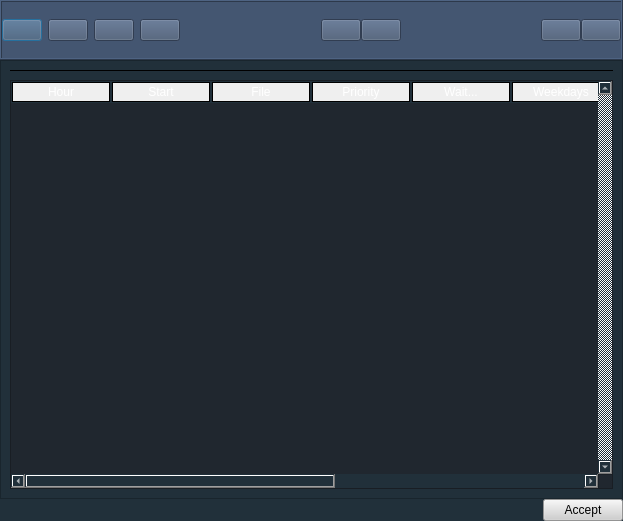
<?xml version="1.0" encoding="UTF-8"?>
<ui version="4.0">
 <class>FrmEventosEdit</class>
 <widget class="QDialog" name="FrmEventosEdit">
  <property name="geometry">
   <rect>
    <x>0</x>
    <y>0</y>
    <width>623</width>
    <height>521</height>
   </rect>
  </property>
  <property name="windowTitle">
   <string>Events</string>
  </property>
  <property name="windowIcon">
   <iconset resource="radioit.qrc">
    <normaloff>:/general/iconos/menu/relog.png</normaloff>:/general/iconos/menu/relog.png</iconset>
  </property>
  <property name="styleSheet">
   <string notr="true">background-color: rgb(33, 48, 58);
color: rgb(255, 255, 255);</string>
  </property>
  <property name="modal">
   <bool>false</bool>
  </property>
  <layout class="QVBoxLayout" name="verticalLayout_2">
   <property name="spacing">
    <number>0</number>
   </property>
   <property name="leftMargin">
    <number>0</number>
   </property>
   <property name="topMargin">
    <number>0</number>
   </property>
   <property name="rightMargin">
    <number>0</number>
   </property>
   <property name="bottomMargin">
    <number>0</number>
   </property>
   <item>
    <widget class="QFrame" name="frame_2">
     <property name="sizePolicy">
      <sizepolicy hsizetype="Preferred" vsizetype="Minimum">
       <horstretch>0</horstretch>
       <verstretch>0</verstretch>
      </sizepolicy>
     </property>
     <property name="minimumSize">
      <size>
       <width>0</width>
       <height>60</height>
      </size>
     </property>
     <property name="toolTip">
      <string/>
     </property>
     <property name="styleSheet">
      <string notr="true">background-color: rgb(68, 86, 113);</string>
     </property>
     <property name="frameShape">
      <enum>QFrame::Box</enum>
     </property>
     <property name="frameShadow">
      <enum>QFrame::Raised</enum>
     </property>
     <layout class="QHBoxLayout" name="horizontalLayout_5">
      <property name="spacing">
       <number>0</number>
      </property>
      <property name="leftMargin">
       <number>0</number>
      </property>
      <property name="topMargin">
       <number>0</number>
      </property>
      <property name="rightMargin">
       <number>0</number>
      </property>
      <property name="bottomMargin">
       <number>0</number>
      </property>
      <item>
       <layout class="QHBoxLayout" name="horizontalLayout">
        <property name="spacing">
         <number>6</number>
        </property>
        <item>
         <widget class="QPushButton" name="BtnAddEvento">
          <property name="cursor">
           <cursorShape>PointingHandCursor</cursorShape>
          </property>
          <property name="toolTip">
           <string>&lt;!DOCTYPE HTML PUBLIC &quot;-//W3C//DTD HTML 4.0//EN&quot; &quot;http://www.w3.org/TR/REC-html40/strict.dtd&quot;&gt;
&lt;html&gt;&lt;head&gt;&lt;meta name=&quot;qrichtext&quot; content=&quot;1&quot; /&gt;&lt;style type=&quot;text/css&quot;&gt;
p, li { white-space: pre-wrap; }
&lt;/style&gt;&lt;/head&gt;&lt;body style=&quot; font-family:'MS Shell Dlg 2'; font-size:8.25pt; font-weight:400; font-style:normal;&quot;&gt;
&lt;p style=&quot; margin-top:0px; margin-bottom:0px; margin-left:0px; margin-right:0px; -qt-block-indent:0; text-indent:0px;&quot;&gt;&lt;span style=&quot; font-size:8pt; color:#0055ff;&quot;&gt;Añadir evento&lt;/span&gt;&lt;/p&gt;&lt;/body&gt;&lt;/html&gt;</string>
          </property>
          <property name="styleSheet">
           <string notr="true">QPushButton {
background-color: qlineargradient(x1: 0, y1: 0, x2: 0, y2: 1,
                                       stop: 0 #f6f7fa, stop: 1 #dadbde);

	color: rgb(0, 0, 0);
	


    
 }

 

QPushButton:hover {
     background-color: qlineargradient(x1: 0, y1: 0, x2: 0, y2: 1,
                                       stop: 0 #f5b14e, stop: 1 #fff9ef);
 }
</string>
          </property>
          <property name="icon">
           <iconset resource="radioit.qrc">
            <normaloff>:/Eventos/iconos/eventos/Add.png</normaloff>:/Eventos/iconos/eventos/Add.png</iconset>
          </property>
          <property name="iconSize">
           <size>
            <width>30</width>
            <height>30</height>
           </size>
          </property>
         </widget>
        </item>
        <item>
         <widget class="QPushButton" name="BtnEditEvento">
          <property name="cursor">
           <cursorShape>PointingHandCursor</cursorShape>
          </property>
          <property name="toolTip">
           <string>&lt;!DOCTYPE HTML PUBLIC &quot;-//W3C//DTD HTML 4.0//EN&quot; &quot;http://www.w3.org/TR/REC-html40/strict.dtd&quot;&gt;
&lt;html&gt;&lt;head&gt;&lt;meta name=&quot;qrichtext&quot; content=&quot;1&quot; /&gt;&lt;style type=&quot;text/css&quot;&gt;
p, li { white-space: pre-wrap; }
&lt;/style&gt;&lt;/head&gt;&lt;body style=&quot; font-family:'MS Shell Dlg 2'; font-size:8.25pt; font-weight:400; font-style:normal;&quot;&gt;
&lt;p style=&quot; margin-top:0px; margin-bottom:0px; margin-left:0px; margin-right:0px; -qt-block-indent:0; text-indent:0px;&quot;&gt;&lt;span style=&quot; font-size:8pt; color:#0055ff;&quot;&gt;Modificar&lt;/span&gt;&lt;/p&gt;&lt;/body&gt;&lt;/html&gt;</string>
          </property>
          <property name="styleSheet">
           <string notr="true">QPushButton {
background-color: qlineargradient(x1: 0, y1: 0, x2: 0, y2: 1,
                                       stop: 0 #f6f7fa, stop: 1 #dadbde);

    
 }

 

QPushButton:hover {
     background-color: qlineargradient(x1: 0, y1: 0, x2: 0, y2: 1,
                                       stop: 0 #f5b14e, stop: 1 #fff9ef);
 }
</string>
          </property>
          <property name="icon">
           <iconset resource="radioit.qrc">
            <normaloff>:/Eventos/iconos/eventos/edit.png</normaloff>:/Eventos/iconos/eventos/edit.png</iconset>
          </property>
          <property name="iconSize">
           <size>
            <width>30</width>
            <height>30</height>
           </size>
          </property>
         </widget>
        </item>
        <item>
         <widget class="QPushButton" name="BtnDelEvento">
          <property name="cursor">
           <cursorShape>PointingHandCursor</cursorShape>
          </property>
          <property name="toolTip">
           <string>&lt;!DOCTYPE HTML PUBLIC &quot;-//W3C//DTD HTML 4.0//EN&quot; &quot;http://www.w3.org/TR/REC-html40/strict.dtd&quot;&gt;
&lt;html&gt;&lt;head&gt;&lt;meta name=&quot;qrichtext&quot; content=&quot;1&quot; /&gt;&lt;style type=&quot;text/css&quot;&gt;
p, li { white-space: pre-wrap; }
&lt;/style&gt;&lt;/head&gt;&lt;body style=&quot; font-family:'MS Shell Dlg 2'; font-size:8.25pt; font-weight:400; font-style:normal;&quot;&gt;
&lt;p style=&quot; margin-top:0px; margin-bottom:0px; margin-left:0px; margin-right:0px; -qt-block-indent:0; text-indent:0px;&quot;&gt;&lt;span style=&quot; font-size:8pt; color:#0055ff;&quot;&gt;Eliminar&lt;/span&gt;&lt;/p&gt;&lt;/body&gt;&lt;/html&gt;</string>
          </property>
          <property name="styleSheet">
           <string notr="true">QPushButton {
background-color: qlineargradient(x1: 0, y1: 0, x2: 0, y2: 1,
                                       stop: 0 #f6f7fa, stop: 1 #dadbde);

    
 }

 

QPushButton:hover {
     background-color: qlineargradient(x1: 0, y1: 0, x2: 0, y2: 1,
                                       stop: 0 #f5b14e, stop: 1 #fff9ef);
 }
</string>
          </property>
          <property name="icon">
           <iconset resource="radioit.qrc">
            <normaloff>:/Eventos/iconos/eventos/delete.png</normaloff>:/Eventos/iconos/eventos/delete.png</iconset>
          </property>
          <property name="iconSize">
           <size>
            <width>30</width>
            <height>30</height>
           </size>
          </property>
         </widget>
        </item>
        <item>
         <widget class="QPushButton" name="BtnDelExp">
          <property name="cursor">
           <cursorShape>PointingHandCursor</cursorShape>
          </property>
          <property name="toolTip">
           <string>&lt;!DOCTYPE HTML PUBLIC &quot;-//W3C//DTD HTML 4.0//EN&quot; &quot;http://www.w3.org/TR/REC-html40/strict.dtd&quot;&gt;
&lt;html&gt;&lt;head&gt;&lt;meta name=&quot;qrichtext&quot; content=&quot;1&quot; /&gt;&lt;style type=&quot;text/css&quot;&gt;
p, li { white-space: pre-wrap; }
&lt;/style&gt;&lt;/head&gt;&lt;body style=&quot; font-family:'MS Shell Dlg 2'; font-size:8.25pt; font-weight:400; font-style:normal;&quot;&gt;
&lt;p style=&quot; margin-top:0px; margin-bottom:0px; margin-left:0px; margin-right:0px; -qt-block-indent:0; text-indent:0px;&quot;&gt;&lt;span style=&quot; font-size:8pt; color:#0055ff;&quot;&gt;Eliminar expirados&lt;/span&gt;&lt;/p&gt;&lt;/body&gt;&lt;/html&gt;</string>
          </property>
          <property name="styleSheet">
           <string notr="true">QPushButton {
background-color: qlineargradient(x1: 0, y1: 0, x2: 0, y2: 1,
                                       stop: 0 #f6f7fa, stop: 1 #dadbde);

    
 }

 

QPushButton:hover {
     background-color: qlineargradient(x1: 0, y1: 0, x2: 0, y2: 1,
                                       stop: 0 #f5b14e, stop: 1 #fff9ef);
 }
</string>
          </property>
          <property name="icon">
           <iconset resource="radioit.qrc">
            <normaloff>:/Eventos/iconos/eventos/expirados.png</normaloff>:/Eventos/iconos/eventos/expirados.png</iconset>
          </property>
          <property name="iconSize">
           <size>
            <width>30</width>
            <height>30</height>
           </size>
          </property>
         </widget>
        </item>
       </layout>
      </item>
      <item>
       <layout class="QHBoxLayout" name="horizontalLayout_3">
        <item>
         <spacer name="horizontalSpacer">
          <property name="orientation">
           <enum>Qt::Horizontal</enum>
          </property>
          <property name="sizeHint" stdset="0">
           <size>
            <width>40</width>
            <height>20</height>
           </size>
          </property>
         </spacer>
        </item>
        <item>
         <widget class="QPushButton" name="pushButton_10">
          <property name="cursor">
           <cursorShape>PointingHandCursor</cursorShape>
          </property>
          <property name="toolTip">
           <string>&lt;!DOCTYPE HTML PUBLIC &quot;-//W3C//DTD HTML 4.0//EN&quot; &quot;http://www.w3.org/TR/REC-html40/strict.dtd&quot;&gt;
&lt;html&gt;&lt;head&gt;&lt;meta name=&quot;qrichtext&quot; content=&quot;1&quot; /&gt;&lt;style type=&quot;text/css&quot;&gt;
p, li { white-space: pre-wrap; }
&lt;/style&gt;&lt;/head&gt;&lt;body style=&quot; font-family:'MS Shell Dlg 2'; font-size:8.25pt; font-weight:400; font-style:normal;&quot;&gt;
&lt;p style=&quot; margin-top:0px; margin-bottom:0px; margin-left:0px; margin-right:0px; -qt-block-indent:0; text-indent:0px;&quot;&gt;&lt;span style=&quot; font-size:8pt; color:#0055ff;&quot;&gt;Importar&lt;/span&gt;&lt;/p&gt;&lt;/body&gt;&lt;/html&gt;</string>
          </property>
          <property name="styleSheet">
           <string notr="true">QPushButton {
background-color: qlineargradient(x1: 0, y1: 0, x2: 0, y2: 1,
                                       stop: 0 #f6f7fa, stop: 1 #dadbde);

    
 }

 

QPushButton:hover {
     background-color: qlineargradient(x1: 0, y1: 0, x2: 0, y2: 1,
                                       stop: 0 #f5b14e, stop: 1 #fff9ef);
 }
</string>
          </property>
          <property name="icon">
           <iconset resource="radioit.qrc">
            <normaloff>:/Eventos/iconos/eventos/import.png</normaloff>:/Eventos/iconos/eventos/import.png</iconset>
          </property>
          <property name="iconSize">
           <size>
            <width>30</width>
            <height>30</height>
           </size>
          </property>
         </widget>
        </item>
        <item>
         <widget class="QPushButton" name="pushButton_14">
          <property name="cursor">
           <cursorShape>PointingHandCursor</cursorShape>
          </property>
          <property name="toolTip">
           <string>&lt;!DOCTYPE HTML PUBLIC &quot;-//W3C//DTD HTML 4.0//EN&quot; &quot;http://www.w3.org/TR/REC-html40/strict.dtd&quot;&gt;
&lt;html&gt;&lt;head&gt;&lt;meta name=&quot;qrichtext&quot; content=&quot;1&quot; /&gt;&lt;style type=&quot;text/css&quot;&gt;
p, li { white-space: pre-wrap; }
&lt;/style&gt;&lt;/head&gt;&lt;body style=&quot; font-family:'MS Shell Dlg 2'; font-size:8.25pt; font-weight:400; font-style:normal;&quot;&gt;
&lt;p style=&quot; margin-top:0px; margin-bottom:0px; margin-left:0px; margin-right:0px; -qt-block-indent:0; text-indent:0px;&quot;&gt;&lt;span style=&quot; font-size:8pt; color:#0055ff;&quot;&gt;Exportar&lt;/span&gt;&lt;/p&gt;&lt;/body&gt;&lt;/html&gt;</string>
          </property>
          <property name="styleSheet">
           <string notr="true">QPushButton {
background-color: qlineargradient(x1: 0, y1: 0, x2: 0, y2: 1,
                                       stop: 0 #f6f7fa, stop: 1 #dadbde);

    
 }

 

QPushButton:hover {
     background-color: qlineargradient(x1: 0, y1: 0, x2: 0, y2: 1,
                                       stop: 0 #f5b14e, stop: 1 #fff9ef);
 }
</string>
          </property>
          <property name="icon">
           <iconset resource="radioit.qrc">
            <normaloff>:/Eventos/iconos/eventos/export .png</normaloff>:/Eventos/iconos/eventos/export .png</iconset>
          </property>
          <property name="iconSize">
           <size>
            <width>30</width>
            <height>30</height>
           </size>
          </property>
         </widget>
        </item>
       </layout>
      </item>
      <item>
       <layout class="QHBoxLayout" name="horizontalLayout_4">
        <item>
         <spacer name="horizontalSpacer_3">
          <property name="orientation">
           <enum>Qt::Horizontal</enum>
          </property>
          <property name="sizeHint" stdset="0">
           <size>
            <width>40</width>
            <height>20</height>
           </size>
          </property>
         </spacer>
        </item>
        <item>
         <widget class="QPushButton" name="BtnAddPestana">
          <property name="cursor">
           <cursorShape>PointingHandCursor</cursorShape>
          </property>
          <property name="toolTip">
           <string>&lt;!DOCTYPE HTML PUBLIC &quot;-//W3C//DTD HTML 4.0//EN&quot; &quot;http://www.w3.org/TR/REC-html40/strict.dtd&quot;&gt;
&lt;html&gt;&lt;head&gt;&lt;meta name=&quot;qrichtext&quot; content=&quot;1&quot; /&gt;&lt;style type=&quot;text/css&quot;&gt;
p, li { white-space: pre-wrap; }
&lt;/style&gt;&lt;/head&gt;&lt;body style=&quot; font-family:'MS Shell Dlg 2'; font-size:8.25pt; font-weight:400; font-style:normal;&quot;&gt;
&lt;p style=&quot; margin-top:0px; margin-bottom:0px; margin-left:0px; margin-right:0px; -qt-block-indent:0; text-indent:0px;&quot;&gt;&lt;span style=&quot; font-size:8pt; color:#0055ff;&quot;&gt;Añadir solapa&lt;/span&gt;&lt;/p&gt;&lt;/body&gt;&lt;/html&gt;</string>
          </property>
          <property name="styleSheet">
           <string notr="true">QPushButton {
background-color: qlineargradient(x1: 0, y1: 0, x2: 0, y2: 1,
                                       stop: 0 #f6f7fa, stop: 1 #dadbde);

    
 }

 

QPushButton:hover {
     background-color: qlineargradient(x1: 0, y1: 0, x2: 0, y2: 1,
                                       stop: 0 #f5b14e, stop: 1 #fff9ef);
 }
</string>
          </property>
          <property name="icon">
           <iconset resource="radioit.qrc">
            <normaloff>:/Eventos/iconos/eventos/tabadd.png</normaloff>:/Eventos/iconos/eventos/tabadd.png</iconset>
          </property>
          <property name="iconSize">
           <size>
            <width>30</width>
            <height>30</height>
           </size>
          </property>
         </widget>
        </item>
        <item>
         <widget class="QPushButton" name="BtnDelPestana">
          <property name="cursor">
           <cursorShape>PointingHandCursor</cursorShape>
          </property>
          <property name="toolTip">
           <string>&lt;!DOCTYPE HTML PUBLIC &quot;-//W3C//DTD HTML 4.0//EN&quot; &quot;http://www.w3.org/TR/REC-html40/strict.dtd&quot;&gt;
&lt;html&gt;&lt;head&gt;&lt;meta name=&quot;qrichtext&quot; content=&quot;1&quot; /&gt;&lt;style type=&quot;text/css&quot;&gt;
p, li { white-space: pre-wrap; }
&lt;/style&gt;&lt;/head&gt;&lt;body style=&quot; font-family:'MS Shell Dlg 2'; font-size:8.25pt; font-weight:400; font-style:normal;&quot;&gt;
&lt;p style=&quot; margin-top:0px; margin-bottom:0px; margin-left:0px; margin-right:0px; -qt-block-indent:0; text-indent:0px;&quot;&gt;&lt;span style=&quot; font-size:8pt; color:#0055ff;&quot;&gt;Eliminar solapa&lt;/span&gt;&lt;/p&gt;&lt;/body&gt;&lt;/html&gt;</string>
          </property>
          <property name="styleSheet">
           <string notr="true">QPushButton {
background-color: qlineargradient(x1: 0, y1: 0, x2: 0, y2: 1,
                                       stop: 0 #f6f7fa, stop: 1 #dadbde);

    
 }

 

QPushButton:hover {
     background-color: qlineargradient(x1: 0, y1: 0, x2: 0, y2: 1,
                                       stop: 0 #f5b14e, stop: 1 #fff9ef);
 }
</string>
          </property>
          <property name="icon">
           <iconset resource="radioit.qrc">
            <normaloff>:/Eventos/iconos/eventos/tabdelete.png</normaloff>:/Eventos/iconos/eventos/tabdelete.png</iconset>
          </property>
          <property name="iconSize">
           <size>
            <width>30</width>
            <height>30</height>
           </size>
          </property>
         </widget>
        </item>
       </layout>
      </item>
     </layout>
    </widget>
   </item>
   <item>
    <widget class="QFrame" name="frame">
     <property name="frameShape">
      <enum>QFrame::StyledPanel</enum>
     </property>
     <property name="frameShadow">
      <enum>QFrame::Raised</enum>
     </property>
     <layout class="QVBoxLayout" name="verticalLayout">
      <item>
       <widget class="QTabWidget" name="Pestanas">
        <property name="cursor">
         <cursorShape>PointingHandCursor</cursorShape>
        </property>
        <property name="styleSheet">
         <string notr="true">QTabWidget::pane { /* The tab widget frame */
    border-top: 1px solid rgb(0, 0, 0);
 }

 QTabWidget::tab-bar {
     left: 5px; /* move to the right by 5px */
 }

 /* Style the tab using the tab sub-control. Note that
     it reads QTabBar _not_ QTabWidget */
 QTabBar::tab {
     
     border: 1px solid rgb(0, 0, 0);

    
background-color: qlineargradient(x1: 0, y1: 0, x2: 0, y2: 1,
                                       stop: 0 #5aa3fd, stop: 1 #1f406a);
	color: rgb(255, 255, 255);

     border-bottom-color: #C2C7CB; /* same as the pane color */
     border-top-left-radius: 4px;
     border-top-right-radius: 4px;
     min-width: 12ex;
     padding: 4px;

 }

 QTabBar::tab:selected, QTabBar::tab:hover {
    background-color: qlineargradient(x1: 0, y1: 0, x2: 0, y2: 1,
                                       stop: 0 #f5b14e, stop: 1 #fff9ef);
	color: rgb(0, 0, 0);
 }

 QTabBar::tab:selected {
     border-color: #9B9B9B;
     border-bottom-color: #C2C7CB; /* same as pane color */
 }

 QTabBar::tab:!selected {
     margin-top: 2px; /* make non-selected tabs look smaller */
 }</string>
        </property>
        <property name="currentIndex">
         <number>-1</number>
        </property>
       </widget>
      </item>
      <item>
       <widget class="ListaEventosEdit" name="Lista">
        <property name="sizePolicy">
         <sizepolicy hsizetype="Expanding" vsizetype="Preferred">
          <horstretch>0</horstretch>
          <verstretch>7</verstretch>
         </sizepolicy>
        </property>
        <property name="styleSheet">
         <string notr="true">QTableView {
background-color: rgb(32, 39, 47);

	
	color: rgb(7, 250, 242);
	
	gridline-color: rgb(117, 125, 164);

}

QHeaderView::section
{
spacing: 10px;
background-color: qlineargradient(x1: 0, y1: 0, x2: 0, y2: 1,
                                       stop: 0 #5aa3fd, stop: 1 #1f406a);
color: white;
border: 1px solid black;
margin: 1px;
text-align: right;
font-family: arial;
font-size:12px;
}
</string>
        </property>
        <property name="verticalScrollBarPolicy">
         <enum>Qt::ScrollBarAlwaysOn</enum>
        </property>
        <property name="horizontalScrollBarPolicy">
         <enum>Qt::ScrollBarAlwaysOn</enum>
        </property>
        <property name="showDropIndicator" stdset="0">
         <bool>false</bool>
        </property>
        <property name="dragDropOverwriteMode">
         <bool>false</bool>
        </property>
        <property name="selectionMode">
         <enum>QAbstractItemView::ContiguousSelection</enum>
        </property>
        <property name="selectionBehavior">
         <enum>QAbstractItemView::SelectRows</enum>
        </property>
        <attribute name="verticalHeaderVisible">
         <bool>false</bool>
        </attribute>
        <attribute name="verticalHeaderDefaultSectionSize">
         <number>16</number>
        </attribute>
        <attribute name="verticalHeaderMinimumSectionSize">
         <number>16</number>
        </attribute>
        <column>
         <property name="text">
          <string>Hour</string>
         </property>
        </column>
        <column>
         <property name="text">
          <string>Start</string>
         </property>
        </column>
        <column>
         <property name="text">
          <string>File</string>
         </property>
        </column>
        <column>
         <property name="text">
          <string>Priority</string>
         </property>
        </column>
        <column>
         <property name="text">
          <string>Wait...</string>
         </property>
        </column>
        <column>
         <property name="text">
          <string>Weekdays</string>
         </property>
        </column>
        <column>
         <property name="text">
          <string>Hours</string>
         </property>
        </column>
        <column>
         <property name="text">
          <string>Expiration</string>
         </property>
        </column>
        <column>
         <property name="text">
          <string>Cod</string>
         </property>
        </column>
       </widget>
      </item>
     </layout>
    </widget>
   </item>
   <item>
    <layout class="QHBoxLayout" name="horizontalLayout_2">
     <item>
      <spacer name="horizontalSpacer_2">
       <property name="orientation">
        <enum>Qt::Horizontal</enum>
       </property>
       <property name="sizeHint" stdset="0">
        <size>
         <width>40</width>
         <height>20</height>
        </size>
       </property>
      </spacer>
     </item>
     <item>
      <widget class="QPushButton" name="BtnAceptar">
       <property name="styleSheet">
        <string notr="true">QPushButton {

background-color: rgb(207, 207, 207);
color: rgb(0, 0, 0);

    
 }

 

QPushButton:hover {
     background-color: qlineargradient(x1: 0, y1: 0, x2: 0, y2: 1,
                                       stop: 0 #f5b14e, stop: 1 #fff9ef);
 }

</string>
       </property>
       <property name="text">
        <string>Accept</string>
       </property>
      </widget>
     </item>
    </layout>
   </item>
  </layout>
 </widget>
 <customwidgets>
  <customwidget>
   <class>ListaEventosEdit</class>
   <extends>QTableWidget</extends>
   <header location="global">ListaEventosEdit.h</header>
  </customwidget>
 </customwidgets>
 <resources>
  <include location="radioit.qrc"/>
 </resources>
 <connections/>
</ui>
